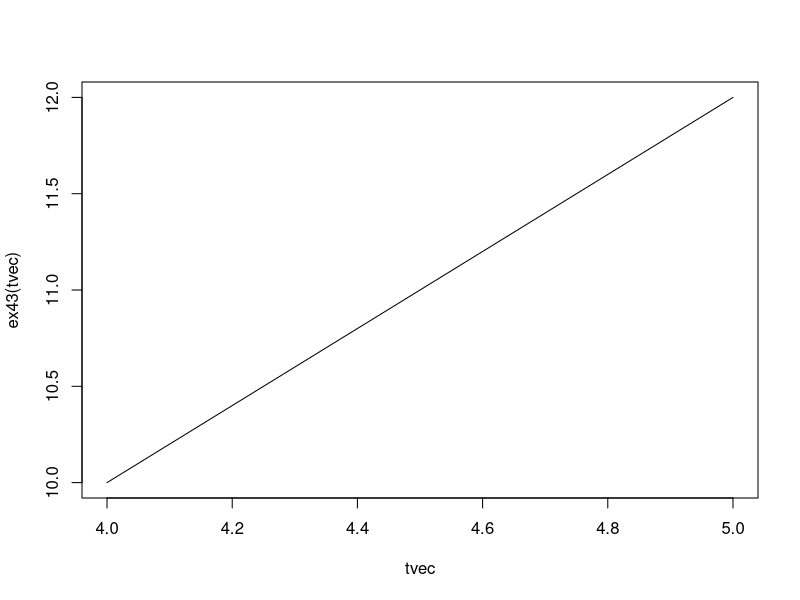
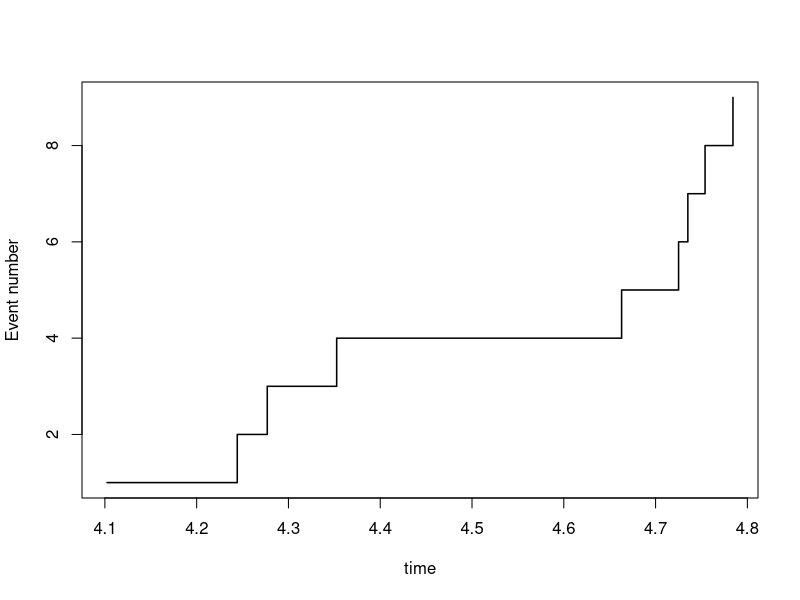

Recreate these plots in R, in order.
## ---- chunk 1
rm(list = ls())
## ---- chunk 2
# Function for simulating arrival times for a NHPP between a and b using thinning
simtNHPP <- function(a,b,lambdamax,lambdafunc){
  if(max(lambdafunc(seq(a,b,length.out = 100)))>lambdamax)
    stop("lambdamax is smaller than max of the lambdafunction")
  expectednumber <- (b-a)*lambdamax  
  Nsim <- 3*expectednumber
  timesbetween <- rexp(Nsim,lambdamax) 
  timesto <- a+cumsum(timesbetween)
  timesto <- timesto[timesto<b]
  Nevents <- length(timesto)
  U <- runif(Nevents)
  timesto <- timesto[U<lambdafunc(timesto)/lambdamax]  
  timesto
}

# Specify the intensity function for the traffic example
ex43 <- function(t)
  2*t + 2

tvec <- seq(4, 5,by=0.01)
plot(tvec, ex43(tvec),type="l")
## ---- chunk 3
# Generate data with the traffic intensity and plot them
NHPPtimes <- simtNHPP(a=4,b=5,lambdamax=12,lambdafunc=ex43)
plot(NHPPtimes,1:length(NHPPtimes),type="s",xlab = "time", 
     ylab = "Event number",lwd=1.5)
points(NHPPtimes,rep(0,length(NHPPtimes)),pch=21,bg="red")
# Rerun the lines above several times
## ---- chunk 4
mcint <- function(Nsim, a, b, func) {
  return((b - a)*mean(func(runif(Nsim, a, b))))
}

intfunc <- function(x) {
  return(sin(x))
}

print(paste("Monte Carlo Integration:", mcint(10000, 0, pi/3, intfunc)))
print(paste("Exact integral:", -cos(pi/3) + cos(0)))
## ---- chunk 5
intfunc <- function(t) {
  return(exp(-t^2/2) * sqrt(2/pi))
}

theta <- mcint(10000, 0, 2, intfunc)

print(paste("Monte Carlo Integration:", theta))
print(paste("Exact integral:", pnorm(2, 0, 1, lower.tail = TRUE, log.p = FALSE)))
## ---- chunk 6
theta
sdtheta <- sd(exp(-runif(10000, 0, 2)^2 / 2) * sqrt(2 / pi))
theta - qnorm(0.975, 0, 1)*sdtheta
theta + qnorm(0.975, 0, 1)*sdtheta
## ---- chunk 7
Nsim <- 10000
thetahat <- (0.5 - 0)*mean(exp(-runif(Nsim, 0, 0.5)))
thetastar <- pexp(0.5, 1) - pexp(0, 1)

print(paste("Monte Carlo Integration:", mcint(10000, 0, 0.5, intfunc)))
print(paste("Exponential distribution:", thetastar))
## ---- chunk 8
# Function for simulating arrival times for a NHPP between a and b using thinning
simtNHPP <- function(a,b,lambdamax, lambdafunc){
  # Simple check that a not too small lambdamax is set
  if(max(lambdafunc(seq(a,b,length.out = 100)))>lambdamax)
    stop("lambdamax is smaller than max of the lambdafunction")
  # First simulate HPP with intensity lambdamax on a to b
  expectednumber <- (b-a)*lambdamax  
  Nsim <- 3*expectednumber  # Simulate more than the expected number
  timesbetween <- rexp(Nsim,lambdamax) # Simulate interarrival times
  timesto <- a+cumsum(timesbetween)   # Calculate arrival times starting at a
  timesto <- timesto[timesto<b] # Dischard the times larger than b
  Nevents <- length(timesto) # Count the number of events
  # Next do the thinning. Only keep the times where u<lambda(s)/lambdamax
  U <- runif(Nevents)
  timesto <- timesto[U<lambdafunc(timesto)/lambdamax]  
  timesto  # Return the remaining times
}

lambda1 <- function(t) {
  ifelse(ceiling(t) %% 2, 1, 2)
}

lambda2 <- function(t) {
  ifelse(ceiling(t) %% 2, 1, 1.5)
}
## ---- chunk 9
Nsim = 10000
ex1 <- numeric(length(Nsim))
ex2 <- numeric(length(Nsim))

for (i in 1:Nsim) {
  ex1[i] <- length(simtNHPP(0, 10.5, 2, lambda1))
  ex2[i] <- length(simtNHPP(0, 10.5, 1.5, lambda2))
}
mean(ex1)
mean(ex2)
p = mean(ex1 > ex2)
p
## ---- chunk 10
simAR1 <- function(Nsim, mu, phi, sigma, t) {
  T <- t    # length of realization
  N <- Nsim # number of realizations
  
  a <- rnorm(n=N, mean=mu, sd=sigma^2) # some random initial configuration
  
  sims <- matrix(0.0,nrow = N, ncol=T)
  sims[,1] <- a 
  
  for( n in 2:T){
    sims[,n] <- mu + phi*(1 - sims[,n-1]) + rnorm(N,mean=0.0,sd=((1-phi^2)*sigma^2))
  }
  sm1 <- (1/T)*rowSums(sims)
  sm2 <- (1/T)*rowSums(sims)
  mean1 <- mean(sm1)
  var1 <- var(sm1)
  mean2 <- mean(sm2)
  var2 <- var(sm2)
  return(c(mean1, var1, mean2, var2))
}
## ---- chunk 11
simAR1(10000, 0.0, -0.9, 1, 1000)
simAR1(10000, 0.0, 0.0, 1, 1000)
simAR1(10000, 0.0, 0.9, 1, 1000)
## ---- chunk 12
T <- 1000    # length of realization
N <- 10000 # number of realizations
mu <- 0
phi <- -0.9
sigma <- 1

a <- rnorm(n=N, mean=0, sd=1) # some random initial configuration

sims <- matrix(0.0,nrow = N, ncol=T)
sims[,1] <- a 

for( n in 2:T){
  sims[,n] <- mu + phi*(1 - sims[,n-1]) + rnorm(N,mean=0.0,sd=((1-phi^2)*sigma^2))
}

for (i in 1:N) {
  as.numeric(coda::effectiveSize(sims[i, ]))
}
